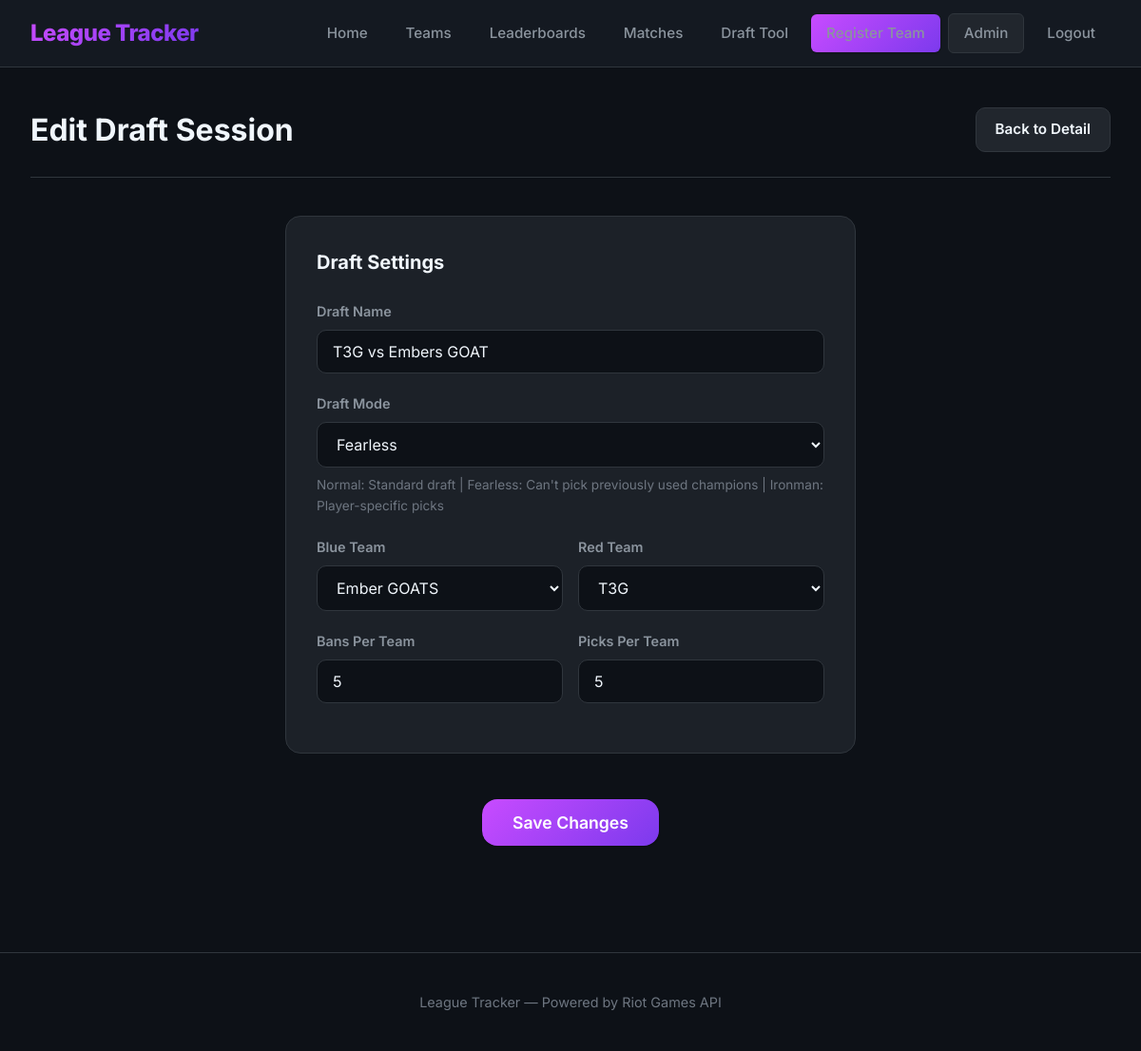
Screenshot of /admin/drafts/1/edit (signed in) with the database file from the repository.
### league_tracker/src/database/__init__.py (models this page shows, shortened)
class DraftSession(db.Model):
    __tablename__ = 'draft_sessions'
    id = db.Column(db.Integer, primary_key=True)
    name = db.Column(db.String(100), nullable=False)
    draft_mode = db.Column(db.String(20), nullable=False)  # 'normal', 'fearless', 'ironman'
    team_blue_id = db.Column(db.Integer, db.ForeignKey('teams.id'), nullable=False)
    team_red_id = db.Column(db.Integer, db.ForeignKey('teams.id'), nullable=False)
    bans_per_team = db.Column(db.Integer, default=5)
    picks_per_team = db.Column(db.Integer, default=5)
    is_active = db.Column(db.Boolean, default=True)
    current_game_number = db.Column(db.Integer, default=1)
    current_phase = db.Column(db.String(20), default='bans')  # 'bans', 'picks'
    current_team_turn = db.Column(db.String(20), default='blue')  # 'blue', 'red'
    step_number = db.Column(db.Integer, default=1)  # Current step in draft
    timer_started_at = db.Column(db.DateTime, nullable=True)  # When current timer started
    timer_duration = db.Column(db.Integer, default=30)  # Timer duration in seconds
    blue_captain_id = db.Column(db.Integer, db.ForeignKey('players.id'), nullable=True)
    red_captain_id = db.Column(db.Integer, db.ForeignKey('players.id'), nullable=True)
    created_at = db.Column(db.DateTime, default=db.func.current_timestamp())
    completed_at = db.Column(db.DateTime, nullable=True)
    team_blue = db.relationship('Team', foreign_keys=[team_blue_id])
    team_red = db.relationship('Team', foreign_keys=[team_red_id])
    blue_captain = db.relationship('Player', foreign_keys=[blue_captain_id])
    red_captain = db.relationship('Player', foreign_keys=[red_captain_id])
    games = db.relationship('DraftGame', backref='session', lazy='dynamic', order_by='DraftGame.game_number')

class Team(db.Model):
    __tablename__ = 'teams'
    id = db.Column(db.Integer, primary_key=True)
    name = db.Column(db.String(100), nullable=False, unique=True)
    created_at = db.Column(db.DateTime, default=db.func.current_timestamp())

### league_tracker/app.py (the view, shortened to what this page needs)
    @app.route('/admin/drafts/<int:session_id>/edit', methods=['GET', 'POST'])
    @admin_required
    def admin_edit_draft(session_id):
        session = DraftSession.query.get_or_404(session_id)
        teams = Team.query.all()
        return render_template('admin_edit_draft.html', draft_session=session, teams=teams)

### league_tracker/app.py (called while the page is built)
def admin_required(f):
    @wraps(f)
    def decorated_function(*args, **kwargs):
        if not session.get('admin_id'):
            flash('Please log in to access this page.', 'error')
            return redirect(url_for('admin_login'))
        return f(*args, **kwargs)
    return decorated_function

### league_tracker/templates/admin_edit_draft.html (shortened to what this page needs)
{% extends "base.html" %}
{% block content %}
<div class="page-header">
    <h1>Edit Draft Session</h1>
    <a href="{{ url_for('admin_draft_detail', session_id=draft_session.id) }}" class="btn btn-secondary">Back to Detail</a>
</div>
<div class="draft-form">
    <form method="POST">
        <div class="form-section">
            <h2>Draft Settings</h2>
            <div class="form-group">
                <label for="name">Draft Name</label>
                <input type="text" id="name" name="name" value="{{ draft_session.name }}" required>
            </div>
            <div class="form-group">
                <label for="draft_mode">Draft Mode</label>
                <select id="draft_mode" name="draft_mode">
                    <option value="fearless" {% if draft_session.draft_mode == 'fearless' %}selected{% endif %}>Fearless</option>
                </select>
                <p class="form-hint">
                    Normal: Standard draft | Fearless: Can't pick previously used champions | Ironman: Player-specific picks
                </p>
            </div>
            <div class="form-row">
                <div class="form-group">
                    <label for="team_blue_id">Blue Team</label>
                    <select id="team_blue_id" name="team_blue_id" required>
                        {% for team in teams %}
                            <option value="{{ team.id }}" {% if draft_session.team_blue_id == team.id %}selected{% endif %}>
                                {{ team.name }}
                            </option>
                        {% endfor %}
                    </select>
                </div>
                <div class="form-group">
                    <label for="team_red_id">Red Team</label>
                    <select id="team_red_id" name="team_red_id" required>
                        {% for team in teams %}
                            <option value="{{ team.id }}" {% if draft_session.team_red_id == team.id %}selected{% endif %}>
                                {{ team.name }}
                            </option>
                        {% endfor %}
                    </select>
                </div>
            </div>
            <div class="form-row">
                <div class="form-group">
                    <label for="bans_per_team">Bans Per Team</label>
                    <input type="number" id="bans_per_team" name="bans_per_team" value="{{ draft_session.bans_per_team }}" min="0" max="10" required>
                </div>
                <div class="form-group">
                    <label for="picks_per_team">Picks Per Team</label>
                    <input type="number" id="picks_per_team" name="picks_per_team" value="{{ draft_session.picks_per_team }}" min="0" max="10" required>
                </div>
            </div>
        </div>
        <div class="form-actions">
            <button type="submit" class="btn btn-primary btn-large">Save Changes</button>
        </div>
    </form>
</div>
{% endblock %}

### league_tracker/static/style.css (style rules this page uses)
* { margin: 0; padding: 0; box-sizing: border-box; }
:root { --bg-primary: #0d1117; --bg-secondary: #161b22; --bg-tertiary: #21262d; --bg-card: #1c2128; --border-color: #30363d; --text-primary: #f0f6fc; --text-secondary: #8b949e; --text-muted: #6e7681; --accent-primary: #c84bff; --accent-secondary: #7c3aed; --accent-gradient: linear-gradient(135deg, #c84bff 0%, #7c3aed 100%); --success: #3fb950; --warning: #d29922; --error: #f85149; --font-main: 'Inter', -apple-system, BlinkMacSystemFont, sans-serif; --font-mono: 'JetBrains Mono', monospace; --shadow-sm: 0 1px 2px rgba(0, 0, 0, 0.3); --shadow-md: 0 4px 12px rgba(0, 0, 0, 0.4); --shadow-lg: 0 8px 24px rgba(0, 0, 0, 0.5); --shadow-glow: 0 0 20px rgba(200, 75, 255, 0.3); --transition-fast: 0.15s ease; --transition-normal: 0.3s ease; --radius-sm: 6px; --radius-md: 10px; --radius-lg: 16px; --radius-xl: 24px; }
body { font-family: var(--font-main); background-color: var(--bg-primary); color: var(--text-primary); line-height: 1.6; min-height: 100vh; }
a { color: var(--accent-primary); text-decoration: none; transition: color var(--transition-fast); }
.btn { display: inline-flex; align-items: center; justify-content: center; gap: 0.5rem; padding: 0.625rem 1.25rem; border-radius: var(--radius-md); font-weight: 600; font-size: 0.95rem; cursor: pointer; border: none; text-decoration: none; transition: all var(--transition-fast); font-family: var(--font-main); }
.btn-primary { background: var(--accent-gradient); color: white; box-shadow: var(--shadow-sm), 0 0 0 0 rgba(200, 75, 255, 0); }
.btn-secondary { background-color: var(--bg-tertiary); color: var(--text-primary); border: 1px solid var(--border-color); }
.btn-large { padding: 0.875rem 2rem; font-size: 1.1rem; border-radius: var(--radius-lg); }
.page-header { display: flex; justify-content: space-between; align-items: center; margin-bottom: 2.5rem; padding-bottom: 1.5rem; border-bottom: 1px solid var(--border-color); }
.page-header h1 { margin: 0; border: none; padding: 0; font-size: 2rem; font-weight: 700; }
.page-header h1::before { display: none; }
.form-section { background: var(--bg-card); padding: 2rem; border-radius: var(--radius-lg); border: 1px solid var(--border-color); margin-bottom: 1.5rem; }
.form-section h2 { border: none; padding: 0; margin-bottom: 1.5rem; font-size: 1.25rem; }
.form-section h2::before { display: none; }
.form-group { margin-bottom: 1.25rem; }
.form-group label { display: block; margin-bottom: 0.5rem; font-weight: 600; font-size: 0.9rem; color: var(--text-secondary); }
.form-group input, .form-group select { width: 100%; padding: 0.75rem 1rem; border: 1px solid var(--border-color); border-radius: var(--radius-md); background-color: var(--bg-primary); color: var(--text-primary); font-size: 1rem; font-family: var(--font-main); transition: all var(--transition-fast); }
.form-group input::placeholder { color: var(--text-muted); }
.form-hint { color: var(--text-muted); margin-top: 0.5rem; font-size: 0.85rem; }
.form-actions { text-align: center; padding: 1.5rem 0; }
.draft-form { max-width: 600px; margin: 0 auto; }
.form-row { display: grid; grid-template-columns: 1fr 1fr; gap: 1rem; }

### rows the page displays
DraftSession: name "T3G vs Embers GOAT", draft_mode "Fearless", team_blue_id "Ember GOATS", team_red_id "T3G", bans_per_team "5", picks_per_team "5"
